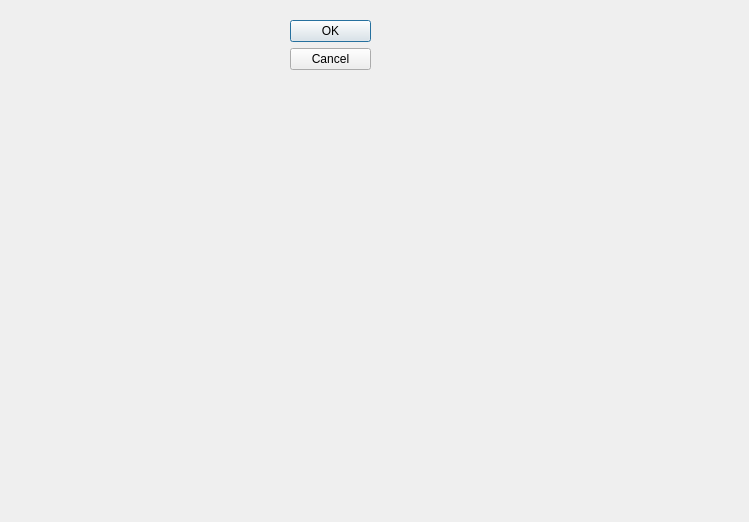
<?xml version="1.0" encoding="UTF-8"?>
<ui version="4.0">
 <class>Registrat</class>
 <widget class="QDialog" name="Registrat">
  <property name="geometry">
   <rect>
    <x>0</x>
    <y>0</y>
    <width>749</width>
    <height>522</height>
   </rect>
  </property>
  <property name="windowTitle">
   <string>Dialog</string>
  </property>
  <widget class="QDialogButtonBox" name="buttonBox">
   <property name="geometry">
    <rect>
     <x>290</x>
     <y>20</y>
     <width>81</width>
     <height>241</height>
    </rect>
   </property>
   <property name="orientation">
    <enum>Qt::Vertical</enum>
   </property>
   <property name="standardButtons">
    <set>QDialogButtonBox::Cancel|QDialogButtonBox::Ok</set>
   </property>
  </widget>
 </widget>
 <resources/>
 <connections>
  <connection>
   <sender>buttonBox</sender>
   <signal>accepted()</signal>
   <receiver>Registrat</receiver>
   <slot>accept()</slot>
   <hints>
    <hint type="sourcelabel">
     <x>248</x>
     <y>254</y>
    </hint>
    <hint type="destinationlabel">
     <x>157</x>
     <y>274</y>
    </hint>
   </hints>
  </connection>
  <connection>
   <sender>buttonBox</sender>
   <signal>rejected()</signal>
   <receiver>Registrat</receiver>
   <slot>reject()</slot>
   <hints>
    <hint type="sourcelabel">
     <x>316</x>
     <y>260</y>
    </hint>
    <hint type="destinationlabel">
     <x>286</x>
     <y>274</y>
    </hint>
   </hints>
  </connection>
 </connections>
</ui>
